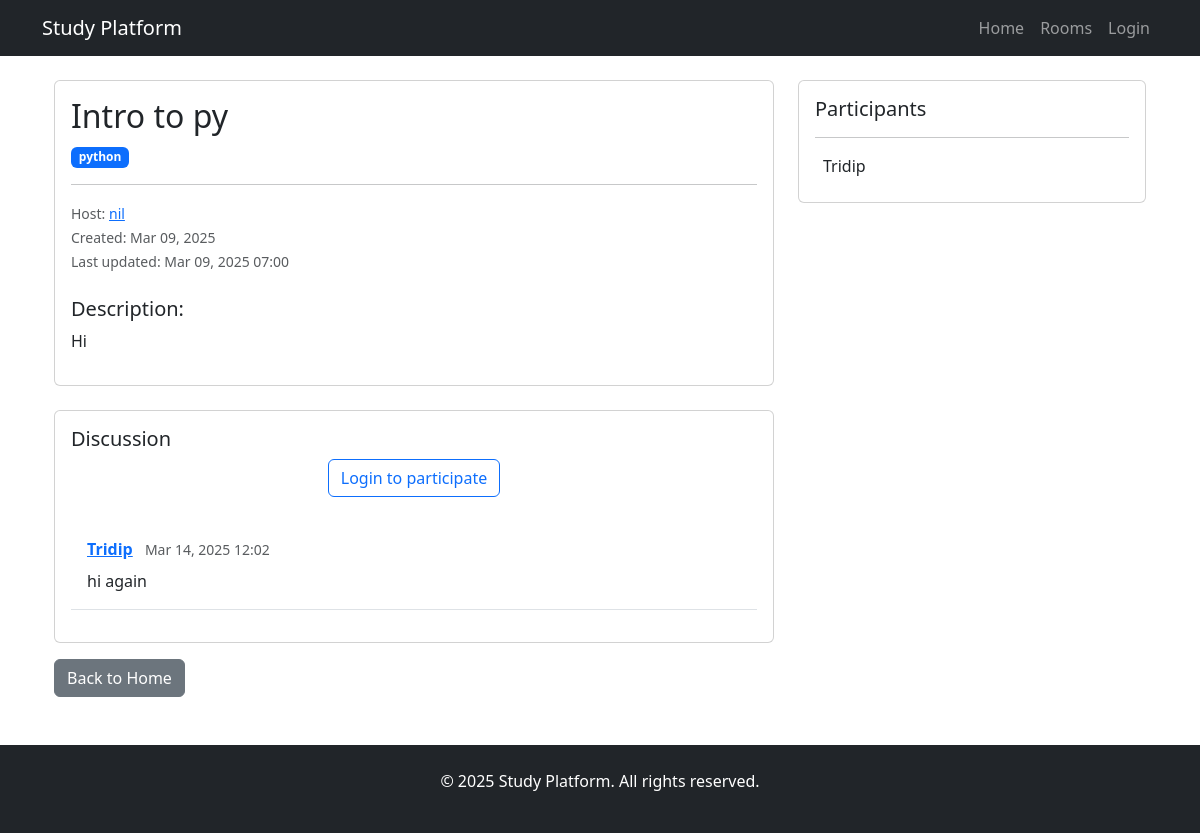
/room/13/, run on the app's committed database.
### base/models.py (models this page shows, shortened)
class Room(models.Model):
    topic=models.ForeignKey(Topic, on_delete=models.SET_NULL, null=True)
    host=models.ForeignKey(User, on_delete=models.SET_NULL, null=True)
    name = models.CharField(max_length=200)
    description = models.TextField(null=True, blank=True)
    participants=models.ManyToManyField(User, related_name='participants')
    updated = models.DateTimeField(auto_now=True)
    created = models.DateTimeField (auto_now_add=True)
    class Meta:
        ordering = ['-created']  # Show newest rooms first

class Topic(models.Model):
    name=models.CharField(max_length=200)

class Message(models.Model):
    user = models.ForeignKey(User, on_delete=models.CASCADE)
    room= models.ForeignKey(Room, on_delete=models.CASCADE)
    body=models.TextField()
    updated = models.DateTimeField(auto_now=True)
    created = models.DateTimeField (auto_now_add=True)

### base/views.py (the view, shortened to what this page needs)
# urls.py: path('room/<int:pk>/', room, name='room_detail'),
def room(request, pk):
    room_obj = get_object_or_404(Room, id=pk)
    room_messages = room_obj.message_set.all().order_by('-created')[:50]
    participants = room_obj.participants.all()
    context = {
        'room': room_obj,
        'messages': room_messages,
        'participants': participants,
    }
    return render(request, 'room.html', context)
    context = {
        'room': query,
        'messages':room_messages
    }
    return render(request, 'room.html', context)

### base/templates/room.html (shortened to what this page needs)
{% extends 'main.html' %}
{% block content %}
<div class="container mt-4">
    <div class="row">
        <div class="col-md-8">
            <div class="card mb-4">
                <div class="card-body">
                    <h2 class="card-title">{{ room.name }}</h2>
                    <span class="badge bg-primary">{{ room.topic.name }}</span>
                    <hr>
                    <p class="text-muted">
                        <small>Host: <a href="{% url 'user-profile' room.host.username %}">{{ room.host.username }}</a></small><br>
                        <small>Created: {{ room.created|date:"M d, Y" }}</small><br>
                        <small>Last updated: {{ room.updated|date:"M d, Y H:i" }}</small>
                    </p>
                    <div class="mt-4">
                        <h5>Description:</h5>
                        <p>{{ room.description|default:"No description available" }}</p>
                    </div>
                </div>
            </div>
            <div class="card">
                <div class="card-body">
                    <h5 class="card-title">Discussion</h5>
                    {% if request.user.is_authenticated %}
                    <form method="POST" action="{% url 'room_detail' room.id %}" class="mb-4">
                        {% csrf_token %}
                        <div class="form-group">
                            <textarea name="body" class="form-control" rows="3" placeholder="Write your message here..." required></textarea>
                        </div>
                        <button type="submit" class="btn btn-primary mt-2">Send Message</button>
                    </form>
                    {% else %}
                    <p class="text-center mb-4">
                        <a href="{% url 'loginpage' %}" class="btn btn-outline-primary">Login to participate</a>
                    </p>
                    {% endif %}
                {% for message in messages %}
                <div class="message-container mb-3 p-3 border-bottom">
                    <div class="d-flex justify-content-between align-items-center">
                        <div>
                            <strong>
                                <a href="{% url 'user-profile' message.user.username %}">{{ message.user.username }}</a>
                            </strong>
                            <small class="text-muted ms-2">{{ message.created|date:"M d, Y H:i" }}</small>
                        </div>
                    </div>
                    <p class="mt-2 mb-0">{{ message.body }}</p>
                </div>
                {% empty %}
                <p class="text-center text-muted">No messages yet.</p>
                {% endfor %}
                </div>
            </div>
            <div class="mt-3">
                <a href="{% url 'home' %}" class="btn btn-secondary">Back to Home</a>
            </div>
        </div>
        <div class="col-md-4">
            <div class="card">
                <div class="card-body">
                    <h5 class="card-title">Participants</h5>
                    <hr>
                    <div class="participants-list">
                        {% for participant in participants %}
                        <div class="participant-item d-flex align-items-center mb-2">
                            <div class="participant-info">
                                <span class="participant-name">{{ participant.username }}</span>
                            </div>
                        </div>
                        {% empty %}
                        <p class="text-muted">No participants yet</p>
                        {% endfor %}
                    </div>
                </div>
            </div>
        </div>
    </div>
</div>
{% endblock %}

### data on the page
Room: name "Intro to py", topic.name "python", host.username "nil", created "Mar 09, 2025", updated "Mar 09, 2025 07:00", description "Hi"
Message: user.username "Tridip", created "Mar 14, 2025 12:02", body "hi again"

### other printed values
{{ participant.username }} "Tridip"
